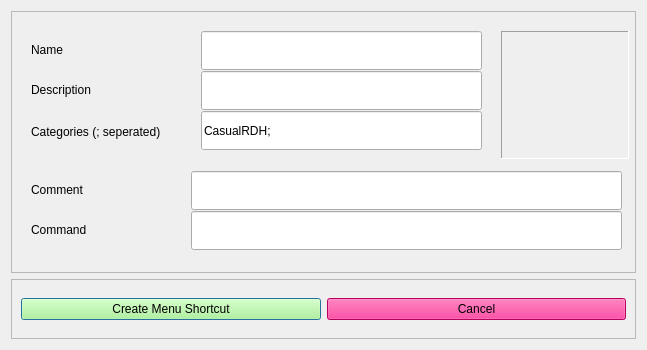
<?xml version="1.0" encoding="UTF-8"?>
<ui version="4.0">
 <class>DesktopDialog</class>
 <widget class="QDialog" name="DesktopDialog">
  <property name="geometry">
   <rect>
    <x>0</x>
    <y>0</y>
    <width>647</width>
    <height>350</height>
   </rect>
  </property>
  <property name="windowTitle">
   <string>Create Application Menu Shortcut</string>
  </property>
  <layout class="QVBoxLayout" name="verticalLayout">
   <item>
    <widget class="QFrame" name="frame">
     <property name="frameShape">
      <enum>QFrame::StyledPanel</enum>
     </property>
     <property name="frameShadow">
      <enum>QFrame::Raised</enum>
     </property>
     <widget class="QLineEdit" name="inp_name">
      <property name="geometry">
       <rect>
        <x>190</x>
        <y>20</y>
        <width>281</width>
        <height>39</height>
       </rect>
      </property>
     </widget>
     <widget class="QLabel" name="lb_name">
      <property name="geometry">
       <rect>
        <x>20</x>
        <y>30</y>
        <width>121</width>
        <height>17</height>
       </rect>
      </property>
      <property name="text">
       <string>Name</string>
      </property>
     </widget>
     <widget class="QLabel" name="lb_description">
      <property name="geometry">
       <rect>
        <x>20</x>
        <y>70</y>
        <width>131</width>
        <height>17</height>
       </rect>
      </property>
      <property name="text">
       <string>Description</string>
      </property>
     </widget>
     <widget class="QLineEdit" name="inp_description">
      <property name="geometry">
       <rect>
        <x>190</x>
        <y>60</y>
        <width>281</width>
        <height>39</height>
       </rect>
      </property>
     </widget>
     <widget class="QLabel" name="lb_categories">
      <property name="geometry">
       <rect>
        <x>20</x>
        <y>110</y>
        <width>161</width>
        <height>21</height>
       </rect>
      </property>
      <property name="text">
       <string>Categories (; seperated)</string>
      </property>
      <property name="wordWrap">
       <bool>true</bool>
      </property>
     </widget>
     <widget class="QLineEdit" name="inp_categories">
      <property name="geometry">
       <rect>
        <x>190</x>
        <y>100</y>
        <width>281</width>
        <height>39</height>
       </rect>
      </property>
      <property name="text">
       <string>CasualRDH;</string>
      </property>
     </widget>
     <widget class="QLabel" name="lb_appicon">
      <property name="geometry">
       <rect>
        <x>490</x>
        <y>20</y>
        <width>128</width>
        <height>128</height>
       </rect>
      </property>
      <property name="minimumSize">
       <size>
        <width>32</width>
        <height>32</height>
       </size>
      </property>
      <property name="maximumSize">
       <size>
        <width>128</width>
        <height>128</height>
       </size>
      </property>
      <property name="autoFillBackground">
       <bool>false</bool>
      </property>
      <property name="styleSheet">
       <string notr="true"/>
      </property>
      <property name="frameShape">
       <enum>QFrame::Panel</enum>
      </property>
      <property name="frameShadow">
       <enum>QFrame::Sunken</enum>
      </property>
      <property name="text">
       <string/>
      </property>
      <property name="alignment">
       <set>Qt::AlignCenter</set>
      </property>
     </widget>
     <widget class="QLineEdit" name="inp_comment">
      <property name="geometry">
       <rect>
        <x>180</x>
        <y>160</y>
        <width>431</width>
        <height>39</height>
       </rect>
      </property>
     </widget>
     <widget class="QLabel" name="lb_comment">
      <property name="geometry">
       <rect>
        <x>20</x>
        <y>170</y>
        <width>141</width>
        <height>17</height>
       </rect>
      </property>
      <property name="text">
       <string>Comment</string>
      </property>
     </widget>
     <widget class="QLabel" name="lb_command">
      <property name="geometry">
       <rect>
        <x>20</x>
        <y>210</y>
        <width>141</width>
        <height>17</height>
       </rect>
      </property>
      <property name="text">
       <string>Command</string>
      </property>
     </widget>
     <widget class="QLineEdit" name="inp_command">
      <property name="geometry">
       <rect>
        <x>180</x>
        <y>200</y>
        <width>431</width>
        <height>39</height>
       </rect>
      </property>
     </widget>
    </widget>
   </item>
   <item>
    <widget class="QFrame" name="frame_2">
     <property name="maximumSize">
      <size>
       <width>16777215</width>
       <height>60</height>
      </size>
     </property>
     <property name="frameShape">
      <enum>QFrame::StyledPanel</enum>
     </property>
     <property name="frameShadow">
      <enum>QFrame::Raised</enum>
     </property>
     <layout class="QHBoxLayout" name="horizontalLayout">
      <item>
       <widget class="QPushButton" name="btn_save">
        <property name="styleSheet">
         <string notr="true">background-color: rgb(170, 255, 127);</string>
        </property>
        <property name="text">
         <string>Create Menu Shortcut</string>
        </property>
       </widget>
      </item>
      <item>
       <widget class="QPushButton" name="btn_dismiss">
        <property name="styleSheet">
         <string notr="true">background-color: rgb(255, 0, 127);</string>
        </property>
        <property name="text">
         <string>Cancel</string>
        </property>
       </widget>
      </item>
     </layout>
    </widget>
   </item>
  </layout>
 </widget>
 <resources/>
 <connections/>
</ui>
